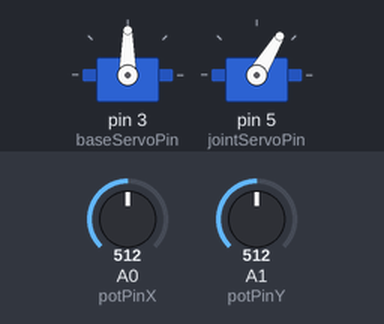
Bench run of a program on a simulated Arduino Uno, built with avr-gcc and run on an emulated ATmega328P. Parts: 2 × servo. The inputs (shaded band) are chosen by the test bench; at power-on: A0 (potPinX) = 512, A1 (potPinY) = 512.

Above: at 1.2 s.
1.3 s: A0 (potPinX) set to 716
At 2.5 s:
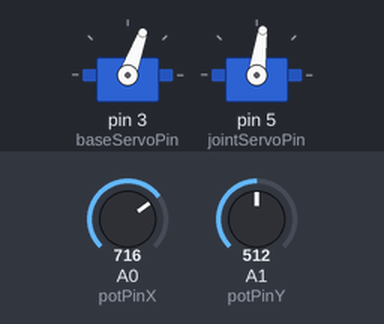
2.8 s: A1 (potPinY) set to 716
At 4.0 s:
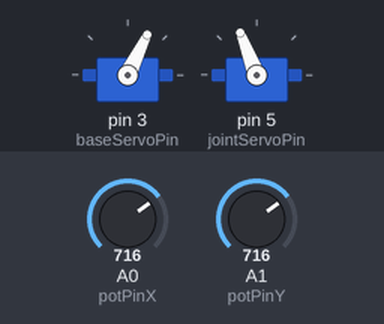
4.3 s: A0 (potPinX) set to 900
At 4.7 s:
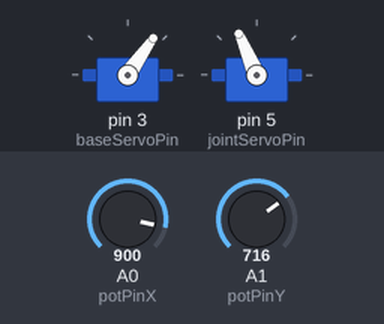
5.8 s: A1 (potPinY) set to 122
At 6.3 s:
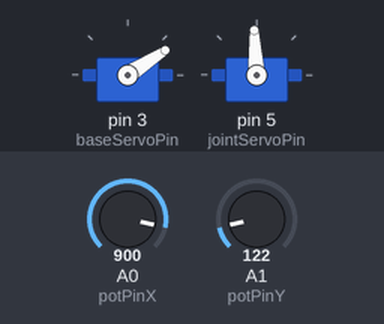
7.3 s: A0 (potPinX) set to 1023
At 8.2 s:
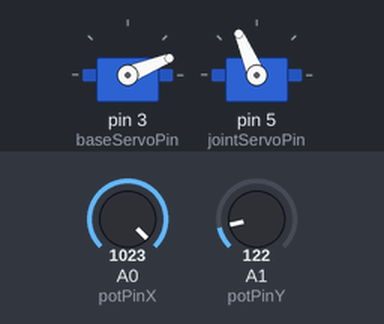
8.8 s: A1 (potPinY) set to 0
At 9.2 s:
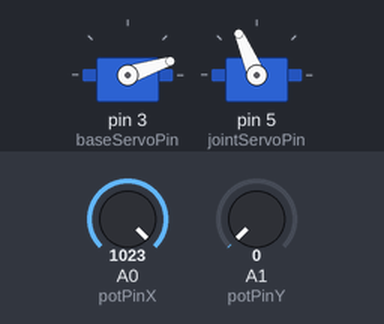
Timing chart, 0 to 11.3 s (numbered marks = the images above; inputs shaded):
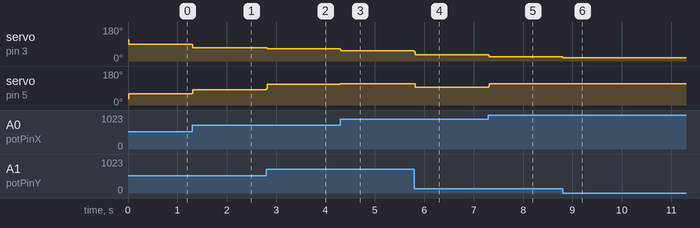

Measured:
- after the input at 1.3 s, servo on pin 3 (baseServoPin): 90° → 70° at once; servo on pin 5 (jointServoPin): 59° → 82° at once
- after the input at 2.8 s, servo on pin 3 (baseServoPin): 70° → 64° at once; servo on pin 5 (jointServoPin): 82° → 111° at once
- after the input at 4.3 s, servo on pin 3 (baseServoPin): 64° → 55° at once; servo on pin 5 (jointServoPin): 111° → 113° at once
- after the input at 5.8 s, servo on pin 3 (baseServoPin): 55° → 33° at once; servo on pin 5 (jointServoPin): 113° → 93° at once
- after the input at 7.3 s, servo on pin 3 (baseServoPin): 33° → 22° at once; servo on pin 5 (jointServoPin): 93° → 113° at once
- after the input at 8.8 s, servo on pin 3 (baseServoPin): 22° → 18° at once

The program:

main.cpp
```cpp
#include <Arduino.h>
#include <Servo.h>
#include <getArmAngles.h>

// Topics
// - structs
// - trig functions

const float ARM_LENGTH = 12.0f;
const float JOINT_OFFSET_DEGREES = 30.0f;

const int baseServoPin = 3;
Servo baseServo;

const int jointServoPin = 5;
Servo jointServo;

const int potPinX = A0;
const int potPinY = A1;

float xPos = 6.0f;
float yPos = 10.0f;

const float smoothing = 0.80f;

void setup() {
  baseServo.attach(baseServoPin);
  jointServo.attach(jointServoPin);
}

void loop() {
  const int potValueX = analogRead(potPinX);
  const int potValueY = analogRead(potPinY);

  const int xPosNew = map(potValueX, 0, 1023, 0, ARM_LENGTH * 2);
  const int yPosNew = map(potValueY, 0, 1023, 0, ARM_LENGTH * 2);

  xPos = (xPos * smoothing) + ((1 - smoothing) * xPosNew);
  yPos = (yPos * smoothing) + ((1 - smoothing) * yPosNew);

  // this returns a struct, which is multiple pieces of data collected together
  // into a "data structure"
  const auto armAngles = getArmAngles(xPos, yPos, ARM_LENGTH);

  // access the pieces of data using the dot notation
  // open getArmAngles.h to see the data structure
  baseServo.write(armAngles.base);
  jointServo.write(armAngles.joint - JOINT_OFFSET_DEGREES);
}
```

getArmAngles.h
```cpp
#include <Arduino.h>

struct armAngles {
  float base;
  float joint;
};

armAngles getArmAngles(float xPos, float yPos, float armLength) {
  const float distanceToTarget = min(sqrtf(xPos * xPos + yPos * yPos), armLength * 2 * 0.95f);
  const float alpha = xPos == 0 ? 0 : atanf(yPos / max(xPos, 0.001)) * RAD_TO_DEG;
  const float beta = acosf(distanceToTarget / (2.0f * armLength)) * RAD_TO_DEG;

  struct armAngles angles = {
    .base = alpha + beta,
    .joint = 180.0f - (2.0f * beta),
  };

  return angles;
}
```
